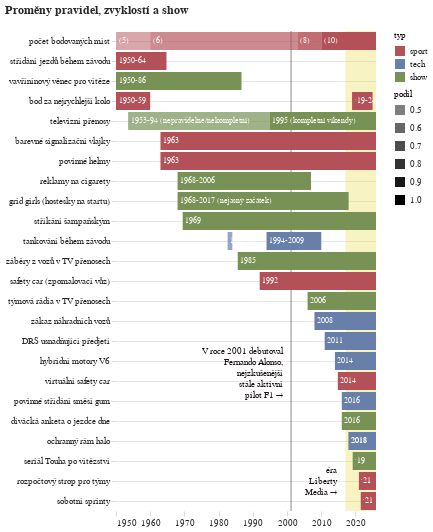

The cell this chart's notebook holds for it:
### Code cell
alonso = pl.DataFrame([{'datum':date(2001,3,4),'text':'debut Fernanda Alonsa'}])
liberty = pl.DataFrame([{'datum':date(2017,1,23),'konec':doted,'text':'vstup Liberty Media do F1'}])

graf_pravidla1 = alt.Chart(pravidla.to_pandas(), width=260,
                          title=alt.Title("Proměny pravidel, zvyklostí a show")).mark_bar(opacity=1).encode(
    alt.X("zacatek:T", title=None),
    alt.X2("konec:T", title=None),
    alt.Y("pravidlo:N", title=None, sort=razeni, axis=alt.Axis(gridColor='#ccc',gridWidth=0.5)),
    alt.Opacity("podil:Q", scale=alt.Scale(range=[0.5, 1])),
    alt.Color("typ:N", scale=alt.Scale(range=['#b45058','#687fa9', '#789256']), sort=['sport','tech','show']),

    #    alt.Color("typ:N", scale=alt.Scale(range=['#84c0e4','#F2AB74','#b7d5a9']), sort=['sport','tech','show']),
    alt.Text('text:N')
)

graf_texty = alt.Chart(pravidla.fill_null("").to_pandas()).mark_text(
    align='left',
    dx=2.5,
    baseline='middle',
    fontSize=8.25,
    fontWeight='normal',
    font='Asap', 
    color='white' #1B1417  # You can adjust text color to ensure visibility
).encode(
    alt.X(
        'zacatek:T'
    ),
    alt.X2("konec:T"),
    y=alt.Y('pravidlo:N', sort=razeni),
    text=alt.Text('text:N')
)

alobarva = '#1B1417'

graf_pravidla2 = alt.Chart(
    alonso.to_pandas()).mark_rule(color = alobarva, opacity=0.5
                                 ).encode(alt.X('datum:T'))

graf_pravidla3 = alt.Chart(alonso.to_pandas()).mark_text(
    text=['V roce 2001 debutoval','Fernando Alonso,','nejzkušenější','stále aktivní','pilot F1 →'], 
    color=alobarva, 
    baseline='top',
    align='right', 
    dy=76, 
    dx=-8, 
    font='Asap', 
    fontSize=9
).encode(alt.X('datum:T'))

graf_pravidla4 = alt.Chart(liberty.to_pandas()).mark_rect(
    color='#e3d83b', 
    opacity=0.3  # Added opacity for better visibility
).encode(
    alt.X('datum:T'),
    alt.X2('konec:T'),
)

graf_pravidla5 = alt.Chart(liberty.to_pandas()).mark_text(
    text=['éra','Liberty','Media →'], 
    color='#1B1417', 
    baseline='top',
    align='right', 
    font='Asap', 
    fontSize=9,
    dx=-8,
    dy=195
).encode(alt.X('datum:T'))

# graf_pravidla4 = alt.Chart(liberty.to_pandas()).mark_area(color='red').encode(alt.X('datum:T'),alt.X2('konec:T'))
# graf_pravidla5 = alt.Chart(liberty.to_pandas()).mark_text(text=['vstup Liberty Media'], color=alobarva, baseline='top',align='right', dy=90, dx=-8, font='Asap', fontSize=9).encode(alt.X('datum:T'))


graf_pravidla = alt.layer(
    graf_pravidla4, graf_pravidla2, graf_pravidla1, graf_pravidla3,graf_pravidla5, graf_texty
).configure_axisX(
    grid=False
).configure_axisY(
    grid=True
).configure_view(
    stroke='transparent'
)

graf_pravidla

### Figure 1 — Vega-Lite specification as saved in the notebook (floating-point values rounded to 4 significant figures)
{"config": {"title": {"font": "Noticia Text", "fontSize": 11.5, "anchor": "start", "lineHeight": 19, "fontWeight": "bolder", "subtitleFont": "Noticia Text", "subtitleFontSize": 10, "subtitleLineHeight": 15, "subtitlePadding": 10, "dy": -10, "color": "#292829", "subtitleColor": "#292829"}, "axis": {"labelFont": "Asap", "titleFont": "Asap", "fontWeight": "lighter", "titleFontWeight": "lighter", "labelFontSize": 9, "titleFontSize": 9, "labelPadding": 2, "titlePadding": 9, "domainOpacity": 0, "tickColor": "#DCDDD6", "labelColor": "#292829"}, "legend": {"labelFont": "Asap", "labelFontWeight": "normal", "titleFont": "Asap", "titleFontWeight": "normal", "labelFontSize": 9, "titleFontSize": 9, "labelColor": "#292829"}, "axisX": {"grid": false}, "axisY": {"grid": true}, "view": {"stroke": "transparent"}}, "layer": [{"data": {"name": "data-ad26ece0891aab53aeb6ce6e4cc69374"}, "mark": {"type": "rect", "color": "#e3d83b", "opacity": 0.3}, "encoding": {"x": {"field": "datum", "type": "temporal"}, "x2": {"field": "konec"}}}, {"data": {"name": "data-376cb0678a3adeb27b8a80fca3596afb"}, "mark": {"type": "rule", "color": "#1B1417", "opacity": 0.5}, "encoding": {"x": {"field": "datum", "type": "temporal"}}}, {"data": {"name": "data-328d17ec019989b380c4076bef0c2cb4"}, "mark": {"type": "bar", "opacity": 1}, "encoding": {"color": {"field": "typ", "scale": {"range": ["#b45058", "#687fa9", "#789256"]}, "sort": ["sport", "tech", "show"], "type": "nominal"}, "opacity": {"field": "podil", "scale": {"range": [0.5, 1]}, "type": "quantitative"}, "text": {"field": "text", "type": "nominal"}, "x": {"field": "zacatek", "title": null, "type": "temporal"}, "x2": {"field": "konec", "title": null}, "y": {"axis": {"gridColor": "#ccc", "gridWidth": 0.5}, "field": "pravidlo", "sort": ["počet bodovaných míst", "střídání jezdů během závodu", "vavřínínový věnec pro vítěze", "bod za nejrychlejší kolo", "televizní přenosy", "barevné signalizační vlajky", "povinné helmy", "reklamy na cigarety", "grid girls (hostesky na startu)", "stříkání šampaňským", "tankování během závodu", "záběry z vozů v TV přenosech", "safety car (zpomalovací vůz)", "týmová rádia v TV přenosech", "zákaz náhradních vozů", "DRS usnadňující předjetí", "hybridní motory V6", "virtuální safety car", "povinné střídání směsí gum", "divácká anketa o jezdce dne", "ochranný rám halo", "seriál Touha po vítězství", "rozpočtový strop pro týmy", "sobotní sprinty"], "title": null, "type": "nominal"}}, "title": {"text": "Proměny pravidel, zvyklostí a show"}}, {"data": {"name": "data-376cb0678a3adeb27b8a80fca3596afb"}, "mark": {"type": "text", "align": "right", "baseline": "top", "color": "#1B1417", "dx": -8, "dy": 76, "font": "Asap", "fontSize": 9, "text": ["V roce 2001 debutoval", "Fernando Alonso,", "nejzkušenější", "stále aktivní", "pilot F1 →"]}, "encoding": {"x": {"field": "datum", "type": "temporal"}}}, {"data": {"name": "data-ad26ece0891aab53aeb6ce6e4cc69374"}, "mark": {"type": "text", "align": "right", "baseline": "top", "color": "#1B1417", "dx": -8, "dy": 195, "font": "Asap", "fontSize": 9, "text": ["éra", "Liberty", "Media →"]}, "encoding": {"x": {"field": "datum", "type": "temporal"}}}, {"data": {"name": "data-328d17ec019989b380c4076bef0c2cb4"}, "mark": {"type": "text", "align": "left", "baseline": "middle", "color": "white", "dx": 2.5, "font": "Asap", "fontSize": 8.25, "fontWeight": "normal"}, "encoding": {"text": {"field": "text", "type": "nominal"}, "x": {"field": "zacatek", "type": "temporal"}, "x2": {"field": "konec"}, "y": {"field": "pravidlo", "sort": ["počet bodovaných míst", "střídání jezdů během závodu", "vavřínínový věnec pro vítěze", "bod za nejrychlejší kolo", "televizní přenosy", "barevné signalizační vlajky", "povinné helmy", "reklamy na cigarety", "grid girls (hostesky na startu)", "stříkání šampaňským", "tankování během závodu", "záběry z vozů v TV přenosech", "safety car (zpomalovací vůz)", "týmová rádia v TV přenosech", "zákaz náhradních vozů", "DRS usnadňující předjetí", "hybridní motory V6", "virtuální safety car", "povinné střídání směsí gum", "divácká anketa o jezdce dne", "ochranný rám halo", "seriál Touha po vítězství", "rozpočtový strop pro týmy", "sobotní sprinty"], "type": "nominal"}}}], "width": 260, "$schema": "https://vega.github.io/schema/vega-lite/v5.8.0.json", "datasets": {"data-ad26ece0891aab53aeb6ce6e4cc69374": [{"datum": "2017-01-23T00:00:00", "konec": "2025-12-31T00:00:00", "text": "vstup Liberty Media do F1"}], "data-376cb0678a3adeb27b8a80fca3596afb": [{"datum": "2001-03-04T00:00:00", "text": "debut Fernanda Alonsa"}], "data-328d17ec019989b380c4076bef0c2cb4": [{"zacatek": "2018-01-01T00:00:00", "konec": "2025-12-31T00:00:00", "podil": 1.0, "pravidlo": "ochranný rám halo", "typ": "tech", "text": "2018 ", "prvni_rok": "2018", "posledni_rok": 2025, "kolik_cisel": 2, "p_rok": ""}, {"zacatek": "2018-01-01T00:00:00", "konec": "2025-12-31T00:00:00", "podil": 1.0, "pravidlo": "ochranný rám halo", "typ": "tech", "text": "2018 ", "prvni_rok": "2018", "posledni_rok": 2025, "kolik_cisel": 2, "p_rok": ""}, {"zacatek": "1982-08-15T00:00:00", "konec": "1983-12-31T00:00:00", "podil": 0.7, "pravidlo": "tankování během závodu", "typ": "tech", "text": "1982-83 ", "prvni_rok": "1982", "posledni_rok": 1983, "kolik_cisel": 2, "p_rok": "-83"}, {"zacatek": "1994-01-01T00:00:00", "konec": "2009-12-31T00:00:00", "podil": 1.0, "pravidlo": "tankování během závodu", "typ": "tech", "text": "1994-2009 ", "prvni_rok": "1994", "posledni_rok": 2009, "kolik_cisel": 4, "p_rok": "-2009"}, {"zacatek": "2014-01-01T00:00:00", "konec": "2025-12-31T00:00:00", "podil": 1.0, "pravidlo": "hybridní motory V6", "typ": "tech", "text": "2014 ", "prvni_rok": "2014", "posledni_rok": 2025, "kolik_cisel": 2, "p_rok": ""}, {"zacatek": "2011-01-01T00:00:00", "konec": "2025-12-31T00:00:00", "podil": 1.0, "pravidlo": "DRS usnadňující předjetí", "typ": "tech", "text": "2011 ", "prvni_rok": "2011", "posledni_rok": 2025, "kolik_cisel": 2, "p_rok": ""}, {"zacatek": "2016-01-01T00:00:00", "konec": "2025-12-31T00:00:00", "podil": 1.0, "pravidlo": "povinné střídání směsí gum", "typ": "tech", "text": "2016 ", "prvni_rok": "2016", "posledni_rok": 2025, "kolik_cisel": 2, "p_rok": ""}, {"zacatek": "1950-01-01T00:00:00", "konec": "1959-12-31T00:00:00", "podil": 1.0, "pravidlo": "bod za nejrychlejší kolo", "typ": "sport", "text": "1950-59 ", "prvni_rok": "1950", "posledni_rok": 1959, "kolik_cisel": 2, "p_rok": "-59"}, {"zacatek": "2019-01-01T00:00:00", "konec": "2024-12-31T00:00:00", "podil": 1.0, "pravidlo": "bod za nejrychlejší kolo", "typ": "sport", "text": "'19-24 ", "prvni_rok": "'19", "posledni_rok": 2024, "kolik_cisel": 2, "p_rok": "-24"}, {"zacatek": "2008-01-01T00:00:00", "konec": "2025-12-31T00:00:00", "podil": 1.0, "pravidlo": "zákaz náhradních vozů", "typ": "tech", "text": "2008 ", "prvni_rok": "2008", "posledni_rok": 2025, "kolik_cisel": 2, "p_rok": ""}, {"zacatek": "1950-01-01T00:00:00", "konec": "1964-10-04T00:00:00", "podil": 1.0, "pravidlo": "střídání jezdů během závodu", "typ": "sport", "text": "1950-64 ", "prvni_rok": "1950", "posledni_rok": 1964, "kolik_cisel": 2, "p_rok": "-64"}, {"zacatek": "2006-01-01T00:00:00", "konec": "2025-12-31T00:00:00", "podil": 1.0, "pravidlo": "týmová rádia v TV přenosech", "typ": "show", "text": "2006 ", "prvni_rok": "2006", "posledni_rok": 2025, "kolik_cisel": 2, "p_rok": ""}, {"zacatek": "1969-06-29T00:00:00", "konec": "2025-12-31T00:00:00", "podil": 1.0, "pravidlo": "stříkání šampaňským", "typ": "show", "text": "1969 ", "prvni_rok": "1969", "posledni_rok": 2025, "kolik_cisel": 4, "p_rok": ""}, {"zacatek": "1950-01-01T00:00:00", "konec": "1986-09-07T00:00:00", "podil": 1.0, "pravidlo": "vavřínínový věnec pro vítěze", "typ": "show", "text": "1950-86 ", "prvni_rok": "1950", "posledni_rok": 1986, "kolik_cisel": 2, "p_rok": "-86"}, {"zacatek": "1992-01-01T00:00:00", "konec": "2025-12-31T00:00:00", "podil": 1.0, "pravidlo": "safety car (zpomalovací vůz)", "typ": "sport", "text": "1992 ", "prvni_rok": "1992", "posledni_rok": 2025, "kolik_cisel": 4, "p_rok": ""}, {"zacatek": "2014-11-01T00:00:00", "konec": "2025-12-31T00:00:00", "podil": 1.0, "pravidlo": "virtuální safety car", "typ": "sport", "text": "2014 ", "prvni_rok": "2014", "posledni_rok": 2025, "kolik_cisel": 2, "p_rok": ""}, {"zacatek": "1985-08-04T00:00:00", "konec": "2025-12-31T00:00:00", "podil": 1.0, "pravidlo": "záběry z vozů v TV přenosech", "typ": "show", "text": "1985 ", "prvni_rok": "1985", "posledni_rok": 2025, "kolik_cisel": 4, "p_rok": ""}, {"zacatek": "2016-01-01T00:00:00", "konec": "2025-12-31T00:00:00", "podil": 1.0, "pravidlo": "divácká anketa o jezdce dne", "typ": "show", "text": "2016 ", "prvni_rok": "2016", "posledni_rok": 2025, "kolik_cisel": 2, "p_rok": ""}, {"zacatek": "1953-07-18T00:00:00", "konec": "1994-12-31T00:00:00", "podil": 0.7, "pravidlo": "televizní přenosy", "typ": "show", "text": "1953-94 (nepravidelné/nekompletní)", "prvni_rok": "1953", "posledni_rok": 1994, "kolik_cisel": 2, "p_rok": "-94"}, {"zacatek": "1995-01-01T00:00:00", "konec": "2025-12-31T00:00:00", "podil": 1.0, "pravidlo": "televizní přenosy", "typ": "show", "text": "1995 (kompletní víkendy)", "prvni_rok": "1995", "posledni_rok": 2025, "kolik_cisel": 4, "p_rok": ""}, {"zacatek": "1950-01-01T00:00:00", "konec": "1959-12-31T00:00:00", "podil": 0.5, "pravidlo": "počet bodovaných míst", "typ": "sport", "text": "(5)", "prvni_rok": "1950", "posledni_rok": 1959, "kolik_cisel": 2, "p_rok": "-59"}, {"zacatek": "1960-01-01T00:00:00", "konec": "2002-12-31T00:00:00", "podil": 0.66, "pravidlo": "počet bodovaných míst", "typ": "sport", "text": "(6)", "prvni_rok": "1960", "posledni_rok": 2002, "kolik_cisel": 4, "p_rok": "-2002"}, {"zacatek": "2003-01-01T00:00:00", "konec": "2009-12-31T00:00:00", "podil": 0.833, "pravidlo": "počet bodovaných míst", "typ": "sport", "text": "(8)", "prvni_rok": "2003", "posledni_rok": 2009, "kolik_cisel": 2, "p_rok": "-09"}, {"zacatek": "2010-01-01T00:00:00", "konec": "2025-12-31T00:00:00", "podil": 1.0, "pravidlo": "počet bodovaných míst", "typ": "sport", "text": "(10)", "prvni_rok": "2010", "posledni_rok": 2025, "kolik_cisel": 2, "p_rok": ""}, {"zacatek": "1963-01-01T00:00:00", "konec": "2025-12-31T00:00:00", "podil": 1.0, "pravidlo": "povinné helmy", "typ": "sport", "text": "1963 ", "prvni_rok": "1963", "posledni_rok": 2025, "kolik_cisel": 4, "p_rok": ""}, {"zacatek": "1963-01-01T00:00:00", "konec": "2025-12-31T00:00:00", "podil": 1.0, "pravidlo": "barevné signalizační vlajky", "typ": "sport", "text": "1963 ", "prvni_rok": "1963", "posledni_rok": 2025, "kolik_cisel": 4, "p_rok": ""}, {"zacatek": "2019-03-08T00:00:00", "konec": "2025-12-31T00:00:00", "podil": 1.0, "pravidlo": "seriál Touha po vítězství", "typ": "show", "text": "'19 ", "prvni_rok": "'19", "posledni_rok": 2025, "kolik_cisel": 2, "p_rok": ""}, {"zacatek": "2021-07-17T00:00:00", "konec": "2025-12-31T00:00:00", "podil": 1.0, "pravidlo": "sobotní sprinty", "typ": "sport", "text": "'21 ", "prvni_rok": "'21", "posledni_rok": 2025, "kolik_cisel": 2, "p_rok": ""}, {"zacatek": "2021-01-01T00:00:00", "konec": "2025-12-31T00:00:00", "podil": 1.0, "pravidlo": "rozpočtový strop pro týmy", "typ": "sport", "text": "'21 ", "prvni_rok": "'21", "posledni_rok": 2025, "kolik_cisel": 2, "p_rok": ""}, {"zacatek": "1968-01-01T00:00:00", "konec": "2006-12-31T00:00:00", "podil": 1.0, "pravidlo": "reklamy na cigarety", "typ": "show", "text": "1968-2006 ", "prvni_rok": "1968", "posledni_rok": 2006, "kolik_cisel": 4, "p_rok": "-2006"}, {"zacatek": "1968-01-01T00:00:00", "konec": "2017-12-31T00:00:00", "podil": 1.0, "pravidlo": "grid girls (hostesky na startu)", "typ": "show", "text": "1968-2017 (nejasný začátek)", "prvni_rok": "1968", "posledni_rok": 2017, "kolik_cisel": 4, "p_rok": "-2017"}]}}
